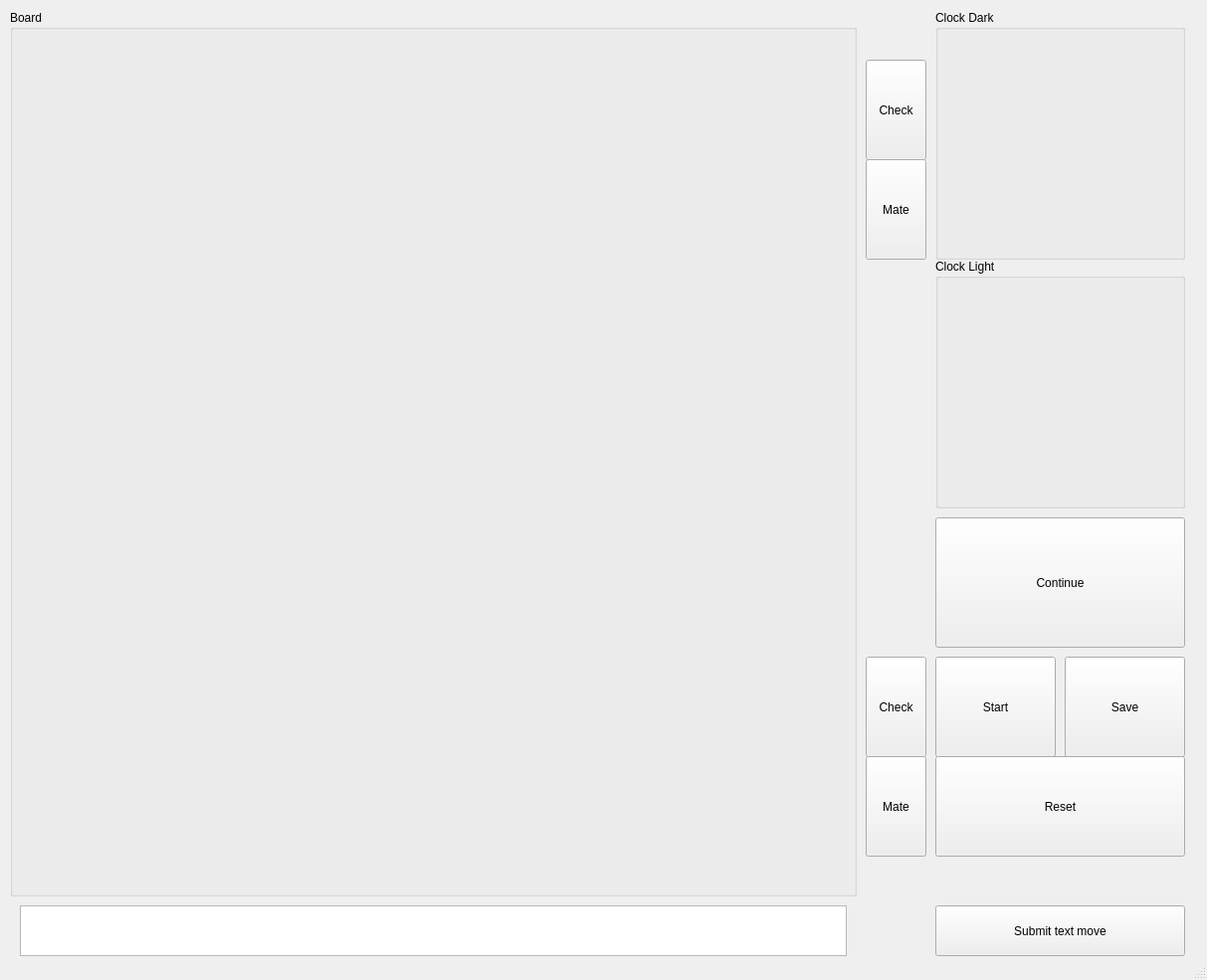
<?xml version="1.0" encoding="UTF-8"?>
<ui version="4.0">
 <class>MainWindow</class>
 <widget class="QMainWindow" name="MainWindow">
  <property name="geometry">
   <rect>
    <x>0</x>
    <y>0</y>
    <width>1213</width>
    <height>985</height>
   </rect>
  </property>
  <property name="windowTitle">
   <string>MainWindow</string>
  </property>
  <widget class="QWidget" name="centralwidget">
   <widget class="QPushButton" name="SubmitButton">
    <property name="geometry">
     <rect>
      <x>940</x>
      <y>910</y>
      <width>251</width>
      <height>51</height>
     </rect>
    </property>
    <property name="text">
     <string>Submit text move</string>
    </property>
   </widget>
   <widget class="QTextEdit" name="textEdit">
    <property name="geometry">
     <rect>
      <x>20</x>
      <y>910</y>
      <width>831</width>
      <height>51</height>
     </rect>
    </property>
   </widget>
   <widget class="QPushButton" name="ReverseButton">
    <property name="geometry">
     <rect>
      <x>940</x>
      <y>520</y>
      <width>251</width>
      <height>131</height>
     </rect>
    </property>
    <property name="text">
     <string>Continue</string>
    </property>
   </widget>
   <widget class="QGroupBox" name="BoardBox">
    <property name="geometry">
     <rect>
      <x>10</x>
      <y>10</y>
      <width>851</width>
      <height>891</height>
     </rect>
    </property>
    <property name="title">
     <string>Board</string>
    </property>
   </widget>
   <widget class="QGroupBox" name="ClockBox1">
    <property name="geometry">
     <rect>
      <x>940</x>
      <y>10</y>
      <width>251</width>
      <height>251</height>
     </rect>
    </property>
    <property name="title">
     <string>Clock Dark</string>
    </property>
   </widget>
   <widget class="QGroupBox" name="ClockBox2">
    <property name="geometry">
     <rect>
      <x>940</x>
      <y>260</y>
      <width>251</width>
      <height>251</height>
     </rect>
    </property>
    <property name="title">
     <string>Clock Light</string>
    </property>
   </widget>
   <widget class="QPushButton" name="pushButton">
    <property name="geometry">
     <rect>
      <x>870</x>
      <y>60</y>
      <width>61</width>
      <height>101</height>
     </rect>
    </property>
    <property name="text">
     <string>Check</string>
    </property>
   </widget>
   <widget class="QPushButton" name="pushButton_2">
    <property name="geometry">
     <rect>
      <x>870</x>
      <y>160</y>
      <width>61</width>
      <height>101</height>
     </rect>
    </property>
    <property name="text">
     <string>Mate</string>
    </property>
   </widget>
   <widget class="QPushButton" name="pushButton_3">
    <property name="geometry">
     <rect>
      <x>870</x>
      <y>760</y>
      <width>61</width>
      <height>101</height>
     </rect>
    </property>
    <property name="text">
     <string>Mate</string>
    </property>
   </widget>
   <widget class="QPushButton" name="pushButton_4">
    <property name="geometry">
     <rect>
      <x>870</x>
      <y>660</y>
      <width>61</width>
      <height>101</height>
     </rect>
    </property>
    <property name="text">
     <string>Check</string>
    </property>
   </widget>
   <widget class="QPushButton" name="startButton">
    <property name="geometry">
     <rect>
      <x>940</x>
      <y>660</y>
      <width>121</width>
      <height>101</height>
     </rect>
    </property>
    <property name="text">
     <string>Start</string>
    </property>
   </widget>
   <widget class="QPushButton" name="resetButton">
    <property name="geometry">
     <rect>
      <x>940</x>
      <y>760</y>
      <width>251</width>
      <height>101</height>
     </rect>
    </property>
    <property name="text">
     <string>Reset</string>
    </property>
   </widget>
   <widget class="QPushButton" name="pushButton_5">
    <property name="geometry">
     <rect>
      <x>1070</x>
      <y>660</y>
      <width>121</width>
      <height>101</height>
     </rect>
    </property>
    <property name="text">
     <string>Save</string>
    </property>
   </widget>
  </widget>
  <widget class="QStatusBar" name="statusbar"/>
 </widget>
 <resources/>
 <connections/>
</ui>
